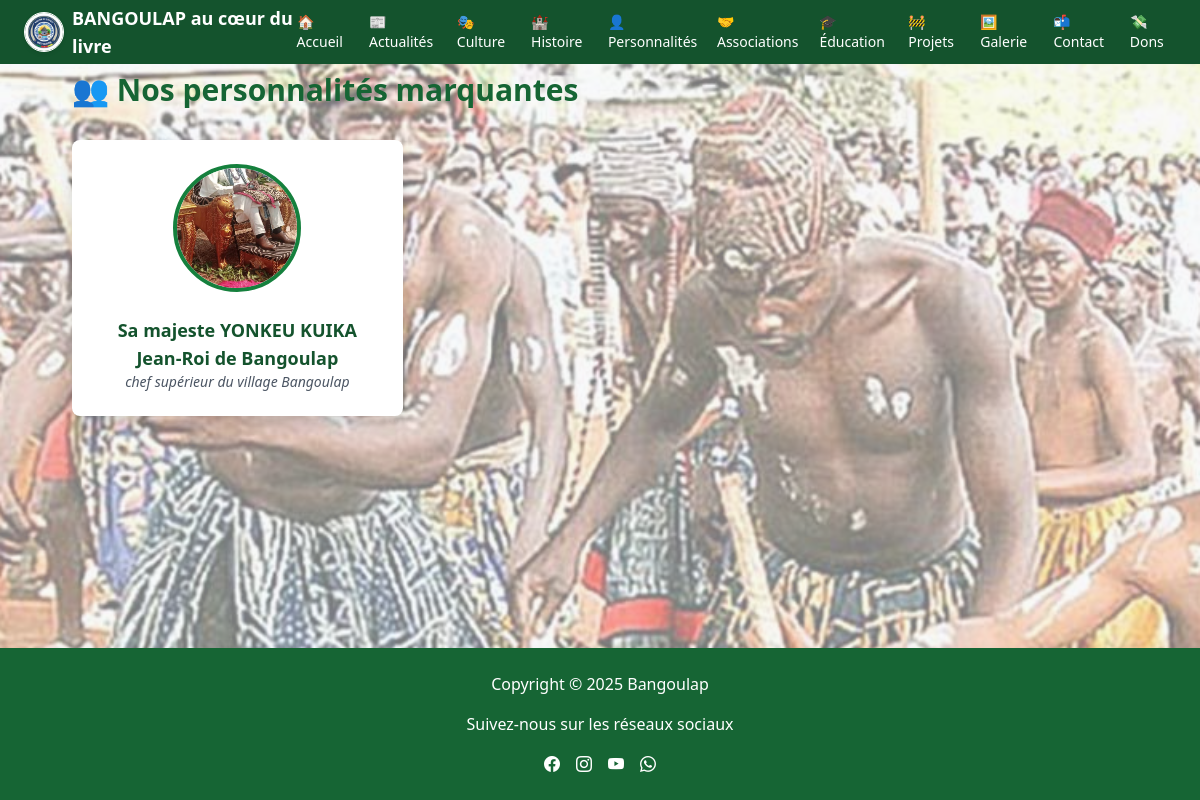
Page /personnalites/ on the earlier database version.
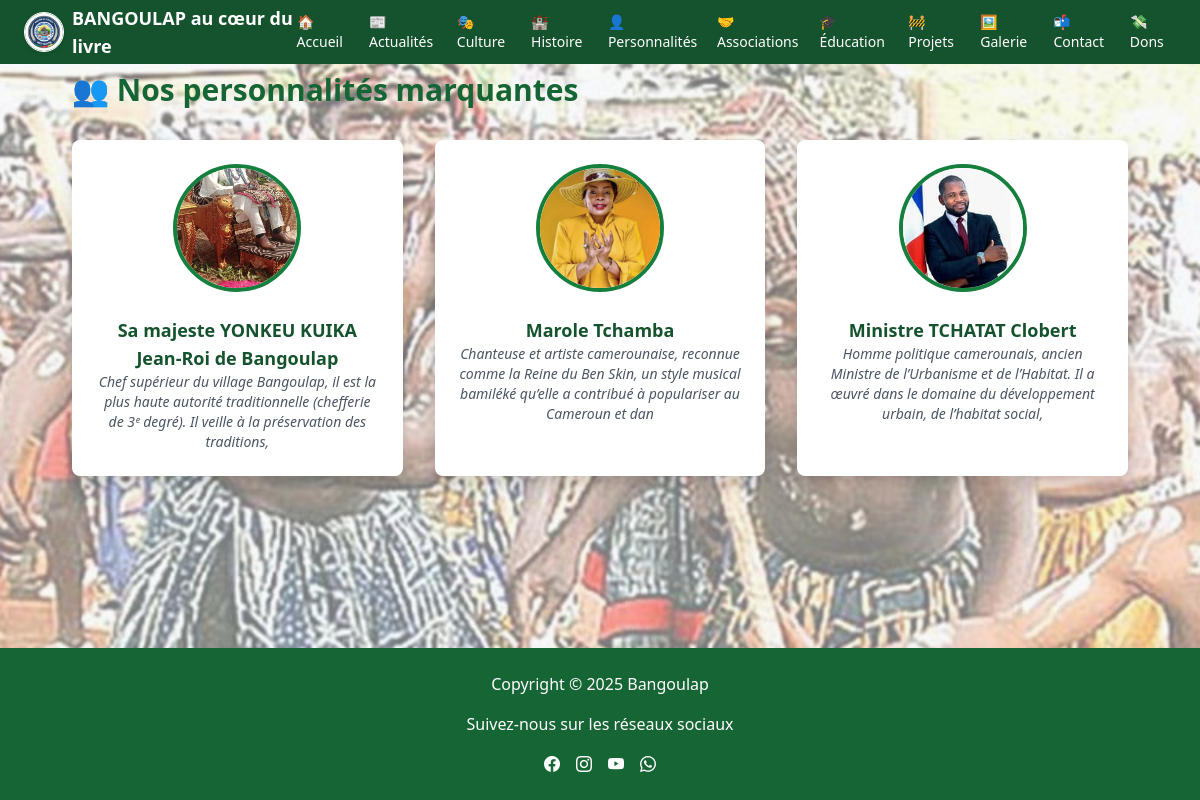
Same page on the later database version.
### personnalites/models.py (models this page shows, shortened)
class Personnalite(models.Model):
    nom = models.CharField(max_length=100)
    slug = models.SlugField(unique=True, default='inconnu')
    photo = models.ImageField(upload_to='personnalites/')
    fonction = models.CharField(max_length=150)
    biographie = models.TextField()

### personnalites/views.py (the view)
# urls.py: path('', views.liste_personnalites, name='liste'),
def liste_personnalites(request):
    personnalites = Personnalite.objects.all()
    return render(request, 'personnalites/liste_personnalites.html', {'personnalites': personnalites})

### personnalites/templates/personnalites/liste_personnalites.html (shortened to what this page needs)
{% extends 'base.html' %}
{% load static %}
{% block content %}
<section class="max-w-6xl mx-auto px-4 py-10">
    <h1 class="text-3xl font-bold text-green-800 mb-8">👥 Nos personnalités marquantes</h1>
    <div class="grid grid-cols-1 sm:grid-cols-2 md:grid-cols-3 gap-8">
        {% for personne in personnalites %}
        <a href="{% url 'personnalites:detail' slug=personne.slug %}" class="group block bg-white rounded-lg shadow hover:shadow-xl transition p-4 text-center">
            {% if personne.photo %}
                <img src="{{ personne.photo.url }}" alt="{{ personne.nom }}" class="w-32 h-32 mx-auto object-cover rounded-full border-4 border-green-700 group-hover:scale-105 transition">
            {% else %}
                <div class="w-32 h-32 mx-auto flex items-center justify-center bg-gray-200 text-gray-500 rounded-full border-4 border-green-700">
                    🙈
                </div>
            {% endif %}
            <h2 class="mt-4 text-lg font-semibold text-green-900">{{ personne.nom }}</h2>
            <p class="text-sm text-gray-600 italic">{{ personne.fonction }}</p>
        </a>
        {% empty %}
        <p class="text-gray-600 italic">Aucune personnalité enregistrée pour le moment.</p>
        {% endfor %}
    </div>
</section>
{% endblock %}

Differences in the rows shown:
changed Personnalite "Sa majeste YONKEU KUIKA Jean-Roi de Bangoulap": fonction "chef supérieur du village Bangoulap" → "Chef supérieur du village Bangoulap, il est la plus haute autorité traditionnelle (chefferie de 3ᵉ degré). Il veille à la préservation des traditions,"
added Personnalite: photo (picture), nom "Marole Tchamba", fonction "Chanteuse et artiste camerounaise, reconnue comme la Reine du Ben Skin, un style musical bamiléké qu’elle a contribué à populariser au Cameroun et dan"
added Personnalite: photo (picture), nom "Ministre TCHATAT Clobert", fonction "Homme politique camerounais, ancien Ministre de l’Urbanisme et de l’Habitat. Il a œuvré dans le domaine du développement urbain, de l’habitat social,"
